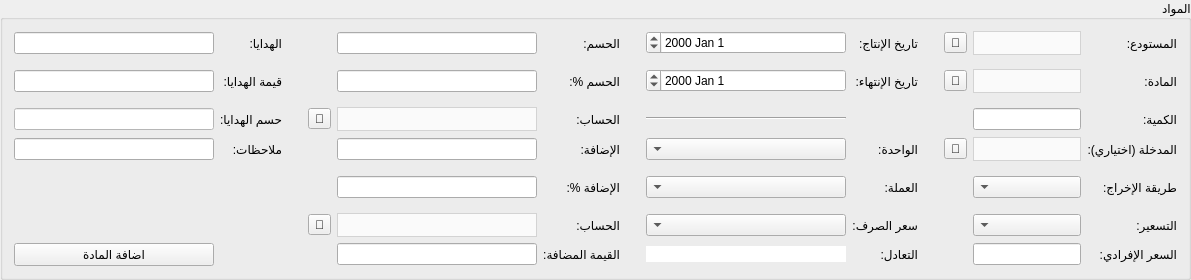
    <widget class="QGroupBox" name="groupBox_5">
     <property name="maximumSize">
      <size>
       <width>16777215</width>
       <height>16777215</height>
      </size>
     </property>
     <property name="layoutDirection">
      <enum>Qt::RightToLeft</enum>
     </property>
     <property name="title">
      <string>المواد</string>
     </property>
     <layout class="QGridLayout" name="gridLayout_7">
      <item row="12" column="8">
       <widget class="QComboBox" name="material_currency_combobox">
        <property name="maximumSize">
         <size>
          <width>16777215</width>
          <height>16777215</height>
         </size>
        </property>
        <property name="layoutDirection">
         <enum>Qt::RightToLeft</enum>
        </property>
       </widget>
      </item>
      <item row="10" column="18">
       <widget class="QLabel" name="label_66">
        <property name="maximumSize">
         <size>
          <width>16777215</width>
          <height>16777215</height>
         </size>
        </property>
        <property name="text">
         <string>ملاحظات:</string>
        </property>
       </widget>
      </item>
      <item row="12" column="7">
       <widget class="QLabel" name="label_26">
        <property name="maximumSize">
         <size>
          <width>50</width>
          <height>16777215</height>
         </size>
        </property>
        <property name="text">
         <string>العملة:</string>
        </property>
       </widget>
      </item>
      <item row="5" column="25">
       <widget class="QLineEdit" name="material_gifts_input">
        <property name="sizePolicy">
         <sizepolicy hsizetype="Minimum" vsizetype="Fixed">
          <horstretch>0</horstretch>
          <verstretch>0</verstretch>
         </sizepolicy>
        </property>
        <property name="minimumSize">
         <size>
          <width>200</width>
          <height>0</height>
         </size>
        </property>
        <property name="maximumSize">
         <size>
          <width>500</width>
          <height>16777215</height>
         </size>
        </property>
       </widget>
      </item>
      <item row="6" column="9">
       <spacer name="verticalSpacer_3">
        <property name="orientation">
         <enum>Qt::Vertical</enum>
        </property>
        <property name="sizeHint" stdset="0">
         <size>
          <width>20</width>
          <height>40</height>
         </size>
        </property>
       </spacer>
      </item>
      <item row="12" column="15">
       <spacer name="verticalSpacer_2">
        <property name="orientation">
         <enum>Qt::Vertical</enum>
        </property>
        <property name="sizeHint" stdset="0">
         <size>
          <width>20</width>
          <height>40</height>
         </size>
        </property>
       </spacer>
      </item>
      <item row="12" column="10">
       <widget class="QLabel" name="label_23">
        <property name="maximumSize">
         <size>
          <width>16777215</width>
          <height>16777215</height>
         </size>
        </property>
        <property name="text">
         <string>الإضافة %:</string>
        </property>
       </widget>
      </item>
      <item row="14" column="25">
       <widget class="QPushButton" name="add_material_btn">
        <property name="text">
         <string>اضافة المادة</string>
        </property>
       </widget>
      </item>
      <item row="10" column="8">
       <widget class="QComboBox" name="material_unit_combobox">
        <property name="maximumSize">
         <size>
          <width>16777215</width>
          <height>16777215</height>
         </size>
        </property>
       </widget>
      </item>
      <item row="8" column="8">
       <widget class="Line" name="line">
        <property name="orientation">
         <enum>Qt::Horizontal</enum>
        </property>
       </widget>
      </item>
      <item row="13" column="12">
       <widget class="QComboBox" name="material_addition_account_combobox">
        <property name="minimumSize">
         <size>
          <width>100</width>
          <height>0</height>
         </size>
        </property>
        <property name="maximumSize">
         <size>
          <width>250</width>
          <height>16777215</height>
         </size>
        </property>
        <property name="layoutDirection">
         <enum>Qt::RightToLeft</enum>
        </property>
        <property name="styleSheet">
         <string notr="true">QComboBox {
        background-color: #fafafa;
        border: 1px solid lightgrey;		
		height: 22px;
		color: black;
    }
    QComboBox::drop-down {
        border: none;
    }</string>
        </property>
       </widget>
      </item>
      <item row="5" column="7">
       <widget class="QLabel" name="label_14">
        <property name="text">
         <string>تاريخ الإنتاج:</string>
        </property>
       </widget>
      </item>
      <item row="6" column="8">
       <widget class="QDateEdit" name="expire_date_input">
        <property name="layoutDirection">
         <enum>Qt::RightToLeft</enum>
        </property>
       </widget>
      </item>
      <item row="6" column="10">
       <widget class="QLabel" name="label_63">
        <property name="maximumSize">
         <size>
          <width>16777215</width>
          <height>16777215</height>
         </size>
        </property>
        <property name="text">
         <string>الحسم %:</string>
        </property>
       </widget>
      </item>
      <item row="6" column="18">
       <widget class="QLabel" name="label_13">
        <property name="text">
         <string>قيمة الهدايا:</string>
        </property>
       </widget>
      </item>
      <item row="13" column="13">
       <widget class="QToolButton" name="select_material_addition_account_btn">
        <property name="text">
         <string>🔎</string>
        </property>
       </widget>
      </item>
      <item row="5" column="12">
       <widget class="QLineEdit" name="material_discount_input">
        <property name="sizePolicy">
         <sizepolicy hsizetype="Minimum" vsizetype="Fixed">
          <horstretch>0</horstretch>
          <verstretch>0</verstretch>
         </sizepolicy>
        </property>
        <property name="minimumSize">
         <size>
          <width>200</width>
          <height>0</height>
         </size>
        </property>
        <property name="maximumSize">
         <size>
          <width>500</width>
          <height>16777215</height>
         </size>
        </property>
       </widget>
      </item>
      <item row="10" column="7">
       <widget class="QLabel" name="label_17">
        <property name="maximumSize">
         <size>
          <width>50</width>
          <height>16777215</height>
         </size>
        </property>
        <property name="text">
         <string>الواحدة:</string>
        </property>
       </widget>
      </item>
      <item row="10" column="10">
       <widget class="QLabel" name="label_20">
        <property name="maximumSize">
         <size>
          <width>16777215</width>
          <height>16777215</height>
         </size>
        </property>
        <property name="text">
         <string>الإضافة:</string>
        </property>
       </widget>
      </item>
      <item row="6" column="0">
       <widget class="QLabel" name="label_15">
        <property name="maximumSize">
         <size>
          <width>16777215</width>
          <height>16777215</height>
         </size>
        </property>
        <property name="text">
         <string>المادة:</string>
        </property>
       </widget>
      </item>
      <item row="13" column="7">
       <widget class="QLabel" name="label_22">
        <property name="maximumSize">
         <size>
          <width>16777215</width>
          <height>16777215</height>
         </size>
        </property>
        <property name="text">
         <string>سعر الصرف:</string>
        </property>
       </widget>
      </item>
      <item row="6" column="5">
       <spacer name="verticalSpacer_4">
        <property name="orientation">
         <enum>Qt::Vertical</enum>
        </property>
        <property name="sizeHint" stdset="0">
         <size>
          <width>20</width>
          <height>40</height>
         </size>
        </property>
       </spacer>
      </item>
      <item row="6" column="7">
       <widget class="QLabel" name="label_24">
        <property name="text">
         <string>تاريخ الإنتهاء:</string>
        </property>
       </widget>
      </item>
      <item row="8" column="10">
       <widget class="QLabel" name="label_71">
        <property name="maximumSize">
         <size>
          <width>16777215</width>
          <height>16777215</height>
         </size>
        </property>
        <property name="text">
         <string>الحساب:</string>
        </property>
       </widget>
      </item>
      <item row="8" column="25">
       <widget class="QLineEdit" name="material_gifts_discount_input">
        <property name="enabled">
         <bool>true</bool>
        </property>
        <property name="sizePolicy">
         <sizepolicy hsizetype="Minimum" vsizetype="Fixed">
          <horstretch>0</horstretch>
          <verstretch>0</verstretch>
         </sizepolicy>
        </property>
        <property name="minimumSize">
         <size>
          <width>200</width>
          <height>0</height>
         </size>
        </property>
        <property name="maximumSize">
         <size>
          <width>500</width>
          <height>16777215</height>
         </size>
        </property>
        <property name="styleSheet">
         <string notr="true">background-color:white;
color:black;</string>
        </property>
       </widget>
      </item>
      <item row="14" column="12">
       <widget class="QLineEdit" name="material_added_value_input">
        <property name="sizePolicy">
         <sizepolicy hsizetype="Minimum" vsizetype="Fixed">
          <horstretch>0</horstretch>
          <verstretch>0</verstretch>
         </sizepolicy>
        </property>
        <property name="minimumSize">
         <size>
          <width>200</width>
          <height>0</height>
         </size>
        </property>
        <property name="maximumSize">
         <size>
          <width>500</width>
          <height>16777215</height>
         </size>
        </property>
       </widget>
      </item>
      <item row="5" column="10">
       <widget class="QLabel" name="label_21">
        <property name="maximumSize">
         <size>
          <width>16777215</width>
          <height>16777215</height>
         </size>
        </property>
        <property name="text">
         <string>الحسم:</string>
        </property>
       </widget>
      </item>
      <item row="10" column="25">
       <widget class="QLineEdit" name="material_notes_input">
        <property name="sizePolicy">
         <sizepolicy hsizetype="Minimum" vsizetype="Fixed">
          <horstretch>0</horstretch>
          <verstretch>0</verstretch>
         </sizepolicy>
        </property>
        <property name="minimumSize">
         <size>
          <width>200</width>
          <height>0</height>
         </size>
        </property>
        <property name="maximumSize">
         <size>
          <width>500</width>
          <height>16777215</height>
         </size>
        </property>
       </widget>
      </item>
      <item row="13" column="8">
       <widget class="QComboBox" name="material_exchange_combobox">
        <property name="minimumSize">
         <size>
          <width>200</width>
          <height>0</height>
         </size>
        </property>
        <property name="maximumSize">
         <size>
          <width>500</width>
          <height>16777215</height>
         </size>
        </property>
        <property name="layoutDirection">
         <enum>Qt::RightToLeft</enum>
        </property>
       </widget>
      </item>
      <item row="8" column="12">
       <widget class="QComboBox" name="material_discount_account_combobox">
        <property name="minimumSize">
         <size>
          <width>100</width>
          <height>0</height>
         </size>
        </property>
        <property name="maximumSize">
         <size>
          <width>250</width>
          <height>16777215</height>
         </size>
        </property>
        <property name="layoutDirection">
         <enum>Qt::RightToLeft</enum>
        </property>
        <property name="styleSheet">
         <string notr="true">QComboBox {
        background-color: #fafafa;
        border: 1px solid lightgrey;		
		height: 22px;
		color: black;
    }
    QComboBox::drop-down {
        border: none;
    }</string>
        </property>
       </widget>
      </item>
      <item row="14" column="7">
       <widget class="QLabel" name="label_27">
        <property name="maximumSize">
         <size>
          <width>50</width>
          <height>16777215</height>
         </size>
        </property>
        <property name="text">
         <string>التعادل:</string>
        </property>
       </widget>
      </item>
      <item row="6" column="2">
       <widget class="QToolButton" name="select_material_btn">
        <property name="text">
         <string>🔎</string>
        </property>
       </widget>
      </item>
      <item row="12" column="12">
       <widget class="QLineEdit" name="material_addition_percent_input">
        <property name="sizePolicy">
         <sizepolicy hsizetype="Minimum" vsizetype="Fixed">
          <horstretch>0</horstretch>
          <verstretch>0</verstretch>
         </sizepolicy>
        </property>
        <property name="minimumSize">
         <size>
          <width>200</width>
          <height>0</height>
         </size>
        </property>
        <property name="maximumSize">
         <size>
          <width>500</width>
          <height>16777215</height>
         </size>
        </property>
       </widget>
      </item>
      <item row="8" column="13">
       <widget class="QToolButton" name="select_material_discount_account_btn">
        <property name="text">
         <string>🔎</string>
        </property>
       </widget>
      </item>
      <item row="13" column="10">
       <widget class="QLabel" name="label_68">
        <property name="maximumSize">
         <size>
          <width>16777215</width>
          <height>16777215</height>
         </size>
        </property>
        <property name="text">
         <string>الحساب:</string>
        </property>
       </widget>
      </item>
      <item row="5" column="8">
       <widget class="QDateEdit" name="production_date_input">
        <property name="layoutDirection">
         <enum>Qt::RightToLeft</enum>
        </property>
       </widget>
      </item>
      <item row="5" column="1">
       <widget class="QComboBox" name="material_warehouse_combobox">
        <property name="minimumSize">
         <size>
          <width>0</width>
          <height>0</height>
         </size>
        </property>
        <property name="maximumSize">
         <size>
          <width>16777215</width>
          <height>16777215</height>
         </size>
        </property>
        <property name="layoutDirection">
         <enum>Qt::RightToLeft</enum>
        </property>
        <property name="styleSheet">
         <string notr="true">QComboBox {
        background-color: #fafafa;
        border: 1px solid lightgrey;		
		height: 22px;
		color: black;
    }
    QComboBox::drop-down {
        border: none;
    }</string>
        </property>
       </widget>
      </item>
      <item row="5" column="18">
       <widget class="QLabel" name="label_36">
        <property name="maximumSize">
         <size>
          <width>16777215</width>
          <height>16777215</height>
         </size>
        </property>
        <property name="text">
         <string>الهدايا:</string>
        </property>
       </widget>
      </item>
      <item row="6" column="1">
       <widget class="QComboBox" name="material_combobox">
        <property name="sizePolicy">
         <sizepolicy hsizetype="Preferred" vsizetype="Fixed">
          <horstretch>0</horstretch>
          <verstretch>0</verstretch>
         </sizepolicy>
        </property>
        <property name="minimumSize">
         <size>
          <width>0</width>
          <height>0</height>
         </size>
        </property>
        <property name="maximumSize">
         <size>
          <width>16777215</width>
          <height>16777215</height>
         </size>
        </property>
        <property name="layoutDirection">
         <enum>Qt::RightToLeft</enum>
        </property>
        <property name="styleSheet">
         <string notr="true">QComboBox {
        background-color: #fafafa;
        border: 1px solid lightgrey;		
		height: 22px;
		color: black;
    }
    QComboBox::drop-down {
        border: none;
    }</string>
        </property>
       </widget>
      </item>
      <item row="5" column="0">
       <widget class="QLabel" name="label_34">
        <property name="maximumSize">
         <size>
          <width>16777215</width>
          <height>16777215</height>
         </size>
        </property>
        <property name="text">
         <string>المستودع:</string>
        </property>
       </widget>
      </item>
      <item row="6" column="25">
       <widget class="QLineEdit" name="material_gifts_value_input">
        <property name="enabled">
         <bool>true</bool>
        </property>
        <property name="minimumSize">
         <size>
          <width>200</width>
          <height>0</height>
         </size>
        </property>
        <property name="maximumSize">
         <size>
          <width>500</width>
          <height>16777215</height>
         </size>
        </property>
        <property name="readOnly">
         <bool>true</bool>
        </property>
       </widget>
      </item>
      <item row="8" column="18">
       <widget class="QLabel" name="label_64">
        <property name="maximumSize">
         <size>
          <width>16777215</width>
          <height>16777215</height>
         </size>
        </property>
        <property name="text">
         <string>حسم الهدايا:</string>
        </property>
       </widget>
      </item>
      <item row="6" column="12">
       <widget class="QLineEdit" name="material_discount_percent_input">
        <property name="sizePolicy">
         <sizepolicy hsizetype="Minimum" vsizetype="Fixed">
          <horstretch>0</horstretch>
          <verstretch>0</verstretch>
         </sizepolicy>
        </property>
        <property name="minimumSize">
         <size>
          <width>200</width>
          <height>0</height>
         </size>
        </property>
        <property name="maximumSize">
         <size>
          <width>500</width>
          <height>16777215</height>
         </size>
        </property>
       </widget>
      </item>
      <item row="5" column="2">
       <widget class="QToolButton" name="select_material_warehouse_btn">
        <property name="text">
         <string>🔎</string>
        </property>
       </widget>
      </item>
      <item row="14" column="8">
       <widget class="QLineEdit" name="material_equilivance_price_input">
        <property name="enabled">
         <bool>false</bool>
        </property>
        <property name="maximumSize">
         <size>
          <width>16777215</width>
          <height>16777215</height>
         </size>
        </property>
        <property name="styleSheet">
         <string notr="true">background-color: white;
color: black;
border: solid thin darkgray 1px;</string>
        </property>
        <property name="text">
         <string/>
        </property>
       </widget>
      </item>
      <item row="14" column="10">
       <widget class="QLabel" name="label_33">
        <property name="maximumSize">
         <size>
          <width>16777215</width>
          <height>16777215</height>
         </size>
        </property>
        <property name="text">
         <string>القيمة المضافة:</string>
        </property>
       </widget>
      </item>
      <item row="10" column="12">
       <widget class="QLineEdit" name="material_addition_input">
        <property name="sizePolicy">
         <sizepolicy hsizetype="Minimum" vsizetype="Fixed">
          <horstretch>0</horstretch>
          <verstretch>0</verstretch>
         </sizepolicy>
        </property>
        <property name="minimumSize">
         <size>
          <width>200</width>
          <height>0</height>
         </size>
        </property>
        <property name="maximumSize">
         <size>
          <width>500</width>
          <height>16777215</height>
         </size>
        </property>
       </widget>
      </item>
      <item row="14" column="1">
       <widget class="QLineEdit" name="material_unit_price_input">
        <property name="minimumSize">
         <size>
          <width>0</width>
          <height>0</height>
         </size>
        </property>
        <property name="maximumSize">
         <size>
          <width>16777215</width>
          <height>16777215</height>
         </size>
        </property>
       </widget>
      </item>
      <item row="14" column="0">
       <widget class="QLabel" name="label_19">
        <property name="maximumSize">
         <size>
          <width>16777215</width>
          <height>16777215</height>
         </size>
        </property>
        <property name="text">
         <string>السعر الإفرادي:</string>
        </property>
       </widget>
      </item>
      <item row="13" column="0">
       <widget class="QLabel" name="label_18">
        <property name="maximumSize">
         <size>
          <width>16777215</width>
          <height>16777215</height>
         </size>
        </property>
        <property name="text">
         <string>التسعير:</string>
        </property>
       </widget>
      </item>
      <item row="13" column="1">
       <widget class="QComboBox" name="material_default_price_type_combobox">
        <property name="minimumSize">
         <size>
          <width>0</width>
          <height>0</height>
         </size>
        </property>
        <property name="maximumSize">
         <size>
          <width>16777215</width>
          <height>16777215</height>
         </size>
        </property>
        <property name="layoutDirection">
         <enum>Qt::RightToLeft</enum>
        </property>
       </widget>
      </item>
      <item row="12" column="1">
       <widget class="QComboBox" name="output_way_combobox">
        <property name="minimumSize">
         <size>
          <width>0</width>
          <height>0</height>
         </size>
        </property>
        <property name="maximumSize">
         <size>
          <width>16777215</width>
          <height>16777215</height>
         </size>
        </property>
        <property name="layoutDirection">
         <enum>Qt::RightToLeft</enum>
        </property>
       </widget>
      </item>
      <item row="12" column="0">
       <widget class="QLabel" name="label_28">
        <property name="text">
         <string>طريقة الإخراج:</string>
        </property>
       </widget>
      </item>
      <item row="10" column="0">
       <widget class="QLabel" name="label_32">
        <property name="text">
         <string>المدخلة (اختياري):</string>
        </property>
       </widget>
      </item>
      <item row="10" column="1">
       <widget class="QComboBox" name="warehouse_entry_combobox">
        <property name="styleSheet">
         <string notr="true">QComboBox {
        background-color: #fafafa;
        border: 1px solid lightgrey;		
		height: 22px;
		color: black;
    }
    QComboBox::drop-down {
        border: none;
    }</string>
        </property>
       </widget>
      </item>
      <item row="8" column="1">
       <widget class="QLineEdit" name="material_quantity_input">
        <property name="sizePolicy">
         <sizepolicy hsizetype="Minimum" vsizetype="Fixed">
          <horstretch>0</horstretch>
          <verstretch>0</verstretch>
         </sizepolicy>
        </property>
        <property name="minimumSize">
         <size>
          <width>0</width>
          <height>0</height>
         </size>
        </property>
        <property name="maximumSize">
         <size>
          <width>16777215</width>
          <height>16777215</height>
         </size>
        </property>
       </widget>
      </item>
      <item row="8" column="0">
       <widget class="QLabel" name="label_16">
        <property name="maximumSize">
         <size>
          <width>16777215</width>
          <height>16777215</height>
         </size>
        </property>
        <property name="text">
         <string>الكمية:</string>
        </property>
       </widget>
      </item>
      <item row="10" column="2">
       <widget class="QToolButton" name="select_warehouse_entry_btn">
        <property name="text">
         <string>🔎</string>
        </property>
       </widget>
      </item>
     </layout>
    </widget>
